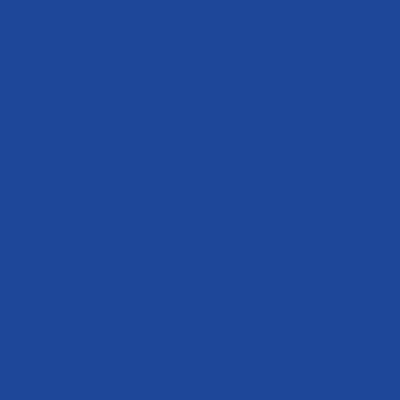
Frame 1 (no input)
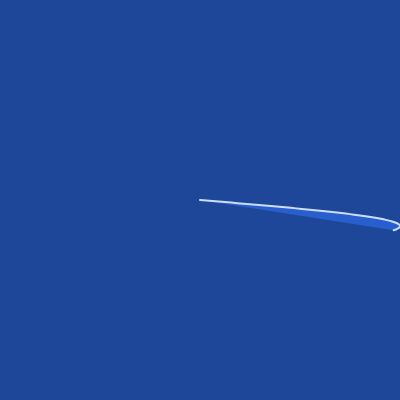
Frame 60 (no input)
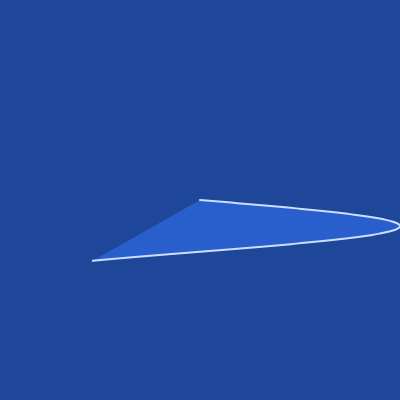
Frame 120 (the mouse pressed at the canvas centre since frame 60)

The p5.js sketch that drew these frames (run headless with seeded random() and noise() and a simulated clock; from frame 60 on, the mouse is pressed at the canvas centre):

// p5.js sketch
// ── sketch.js
var waveLengthOne = 300.0;
var waveLengthTwo = 200.0;
var waveLengthThree = 350.0
var pointCount = 0;
var angle = 2.0;
var amplitude = 200;

function setup(){
  createCanvas(400,400);
}
function draw(){
  colorMode(HSB,360, 100, 100);
  background(220, 80, 60);
  if(pointCount > 3000){
    noLoop()
  }
    
  fill(220,80,80);
  strokeWeight(2);
  stroke(220,20,100);
  translate(width/2, height/2);
  
  beginShape();
  for(var i=0; i < pointCount; i++){
  angle = i / waveLengthOne * QUARTER_PI;
  var y = sin(angle) * amplitude;
  
  angle = i / waveLengthTwo * TWO_PI;
  var x = sin(angle) * amplitude;
  
  //angle = i / waveLengthThree * PI
  //var z = cos(angle) * amplitude
  
  vertex(x, y);
  
  }
  endShape();
  pointCount++
}
